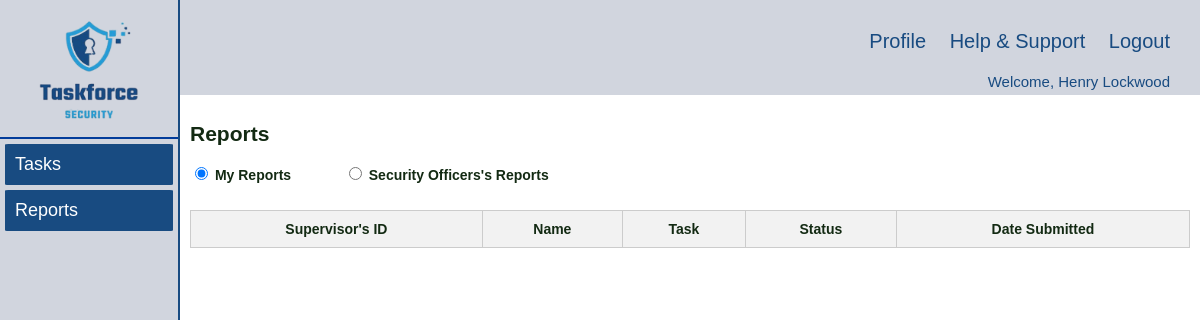
/supervisor/reports.php (signed in), run on an earlier commit of the app's database.
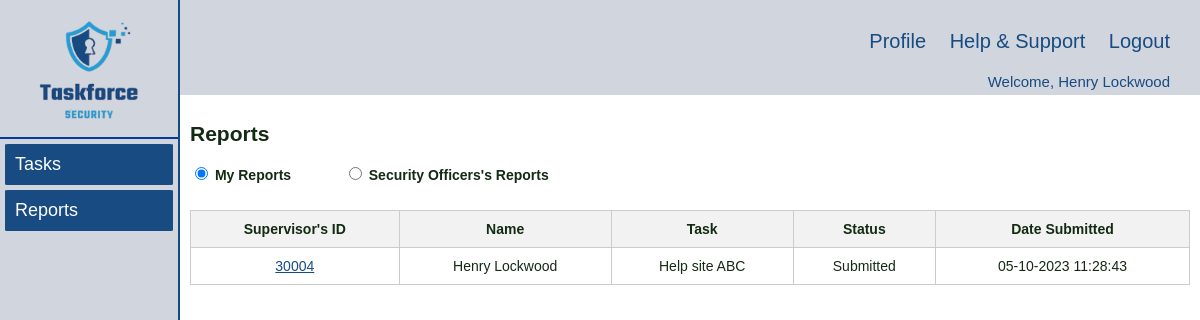
And on a later commit of the database.
### tables this page shows
CREATE TABLE `Report` (
  `taskId` int(5) NOT NULL,
  `userId` int(5) NOT NULL,
  `report` text DEFAULT NULL,
  `attachment` longblob DEFAULT NULL,
  `status` varchar(50) DEFAULT NULL,
  `timestamp` timestamp NULL DEFAULT NULL
);

CREATE TABLE `User` (
  `userId` int(5) NOT NULL,
  `fName` varchar(50) NOT NULL,
  `lName` varchar(50) NOT NULL,
  `role` varchar(20) NOT NULL,
  `dateStart` date NOT NULL,
  `password` varchar(30) NOT NULL,
  `timestamp` timestamp NOT NULL DEFAULT current_timestamp()
);

CREATE TABLE `Task` (
  `taskId` int(5) NOT NULL,
  `taskName` varchar(50) NOT NULL,
  `taskDetailsCli` text NOT NULL,
  `taskDetailsDis` text DEFAULT NULL,
  `taskDetailsSup` text DEFAULT NULL,
  `dateCreated` date NOT NULL,
  `dateFrom` date NOT NULL,
  `dateTo` date NOT NULL,
  `statusDis` char(5) NOT NULL,
  `statusSup` char(5) DEFAULT NULL,
  `dispatcherId` int(5) DEFAULT NULL,
  `supervisorId` int(5) DEFAULT NULL,
  `scheduleId` int(5) DEFAULT NULL,
  `declineReason` text DEFAULT NULL,
  `timestamp` timestamp NOT NULL DEFAULT current_timestamp() ON UPDATE current_timestamp()
);

### supervisor/reports.php (the view, shortened to what the changed rows need)
<!DOCTYPE html>
<html lang="en">
<head>
    <link rel="stylesheet" href="../styles/navigation.css" />
    <link rel="stylesheet" href="../styles/style.css" />
</head>
<body>
    <div class="wrapper">
        <div class="right_content">
                <?php
                $loginUserId = $_SESSION['loginUserId'];
                ?>
            <div class="main_content">
                <h2>Reports</h2>
                <form>
                    <div>
                        <table id="tasktable">
                            <thead>
                                <tr>
                                    <th>Supervisor's ID</th>
                                    <th>Name</th>
                                    <th>Task</th>
                                    <th>Status</th>
                                    <th>Date Submitted</th>
                                </tr>
                            </thead>
                            <tbody id="reportsTableBody">
                                <?php
                                    require_once "../inc/dbconn.inc.php";
                                    $sql = "SELECT R.taskId, R.userId, R.timestamp, T.taskName, U.fName, U.lName, R.status
                                    FROM Report R JOIN Task T ON R.taskId = T.taskId JOIN User U ON R.userId = U.userId
                                    WHERE T.statusDis IN ('DIS04','DIS05') AND T.supervisorId = $loginUserId AND R.userId = $loginUserId;
                                    ";
                                    $reports = [];
                                    if ($result = mysqli_query($conn, $sql)) {
                                        if (mysqli_num_rows($result) > 0) {
                                            while ($row = mysqli_fetch_assoc($result)) {
                                                $reports[] = $row;
                                            }
                                        }
                                    }
                                    foreach ($reports as $report) :
                                        $allCompleted = 0;
                                        $sql = "SELECT taskId,
                                        CASE WHEN COUNT(*) = SUM(CASE WHEN status = 'Completed' THEN 1 ELSE 0 END)
                                            THEN 1
                                            ELSE 0
                                        END AS all_completed
                                        FROM Report
                                        WHERE taskId = ? AND userId != $loginUserId
                                        GROUP BY taskId";
                                        $statement = mysqli_prepare($conn, $sql);
                                        if ($statement) {
                                            mysqli_stmt_bind_param($statement, 's', $report['taskId']);
                                            mysqli_stmt_execute($statement);
                                            $result = mysqli_stmt_get_result($statement);
                                            $row = mysqli_fetch_assoc($result);
                                        if ($row) {
                                            $allCompleted = $row['all_completed'];
                                        }
                                        } else {
                                        echo "Error in SQL statement: " . mysqli_error($conn);
                                        }
                                        if($allCompleted) {
                                ?>
                                    <tr>
                                        <td>
                                            <a href="javascript:void(0);" onclick="redirectToReportsSoSupPage('<?php echo $report['taskId']; ?>',
                                                '<?php echo $report['taskName']; ?>', '<?php echo $report['status']; ?>')">
                                                <?php echo $report['userId']; ?>
                                            </a>
                                        </td>
                                        <td><?php echo $report['fName'] . ' ' . $report['lName']; ?></td>
                                        <td><?php echo $report['taskName']; ?></td>
                                        <td><?php echo $report['status']; ?></td>
                                        <td>
                                        <?php
                                        if (!empty($report['timestamp'])) {
                                            $formattedTimestampSO = date('d-m-Y H:i:s', strtotime($report['timestamp']));
                                            echo htmlspecialchars($formattedTimestampSO);
                                        } else {
                                            echo '-';
                                        }
                                        ?>
                                        </td>
                                    </tr>
                                <?php }
                                endforeach;
                                ?>
                            </tbody>
                        </table>
                    </div>
                </form>
            </div>
        </div>
    </div>
</body>
</html>

What changed in the data, as far as the page shows it:
added report: userId "30004", userId.fName "Henry", userId.lName "Lockwood", taskId.taskName "Help site ABC", status "Submitted", timestamp "05-10-2023 11:28:43"
